Frame 1 (no input): blank canvas, image omitted
Frame 60 (the mouse pressed at the canvas centre just before this capture): blank canvas, image omitted
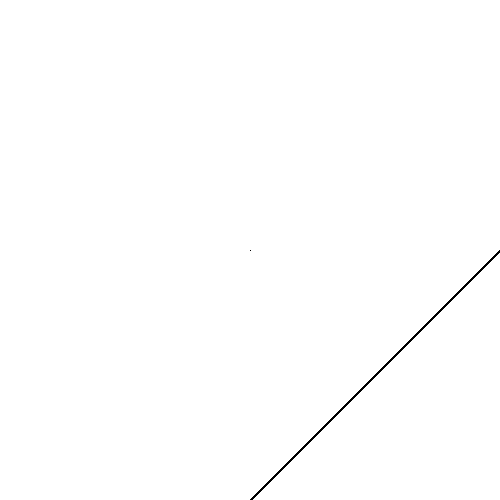
Frame 120 (the mouse held since frame 60 and released just before this capture)

The Processing sketch whose frames 1 and 60 were blank and that drew this single picture after the mouse press (run headless with seeded random() and noise(); from frame 60 on, the mouse is pressed at the canvas centre):

// Processing sketch: processing_7958
// ── processing_7958.pde

// Jouons avec:  line(x1, y1, x2, y2); 
 
 
 
 
void setup() { 
  size(500, 500); 
  background (#FFFFFF); 
 } 
 
 
void draw() { 
 if (mousePressed == true) {
    } 
    
//line( 500, mouseY+50, 5, 250);
//line(10, 50, mouseX, mouseY); 
//line( mouseX, 500, 250, 77);
//line ( 500, 73, 11, mouseY);
//line (500, mouseY, 500, 73);
//line (500, 500, 500, 500);
//line(mouseX+1, mouseY, mouseX*500,mouseX);
//line(mouseX-100, mouseY-50, mouseX+500,mouseX*50);
//line( mouseY-500, 500, mouseY+78, mouseY+500);
//line( 250, 250, 250, 250 );
//line ( mouseY*250, mouseX, mouseX, mouseY*250);
//line ( mouseY+250, mouseX, mouseX, mouseY-250);
//line ( mouseY+250, mouseX-22, mouseX+22, mouseY-250);
//line ( 80, 50, mouseY+250, mouseX-250 );
//line ( 70, mouseX-22, mouseX+22, mouseY-250);
line ( 250,mouseX+250, mouseY+250, 250 );  
//(ligne du dessus ++)

//line ( mouseY, mouseX, mouseY+250,mouseY*250 ); 
//line ( 250, mouseX*250, 250, mouseY*250);


     
} 



 
 
 
 
 
 
//--------Boite à outils du cours------------// 
 
/* 
 
>>>un double slash // met une ligne en commentaire, ce texte devient gris et est ignoré 
>>>slash etoile etoile slash met plusieurs lignes en commentaires 
 
>>>taille du sketch hauteur, largeur 
 size(500, 500); 
 
>>>couleur de fond, ou effacer l'écran 
background(hex); 
background(hex, alpha); 
 
>>>et voila line() qui trace une ligne entre deux coordonnées 
line(x1, y1, x2, y2); 
 
>>>couleur et épaisseur de la ligne 
stroke() 
strokeWeight() 
 
>>>coordonnées actuelles de la souris 
mouseX, mouseX 
 
>>>coordonnées précédentes de la souris 
pmouseX, pmouseY 
 
 
>>>si (l'utilisateur presse le bouton de la souris){ fais ceci); 
 
 if (mousePressed == true) { 
   ecrire ici ce qu'il doit se passer  
  }; 
   
>>>si (l'utilisateur presse un bouton du clavier) { fais cela); 
 
  if (keyPressed == true) { 
  ecrire ici ce qu'il doit se passer  
 
  }; 
   
   
*/ 
 
